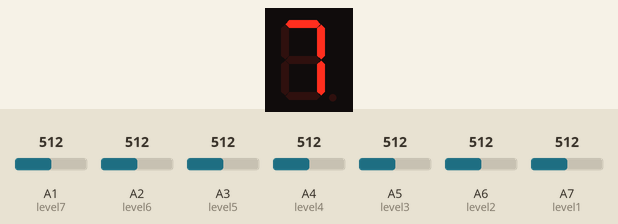
Bench run of a sketch on a simulated Arduino Nano, built with avr-gcc and run on an emulated ATmega328P. Shown: 1-digit seven-segment display. Wiring (inferred from the names in the program): 1-digit 7-segment display, segments lit when HIGH: segments pin 8, pin 7, pin 6, pin 5, pin 4, pin 3, pin 2. Inputs (shaded band) come from the test bench; at power-on: A1 (level7) = 512, A2 (level6) = 512, A3 (level5) = 512, A4 (level4) = 512, A5 (level3) = 512, A6 (level2) = 512, A7 (level1) = 512. The segment pins are drawn as the display they are named for.

Above: at 0.1 s.
At 9.1 s:
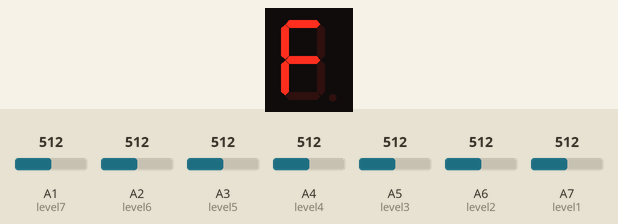
At 10.7 s:
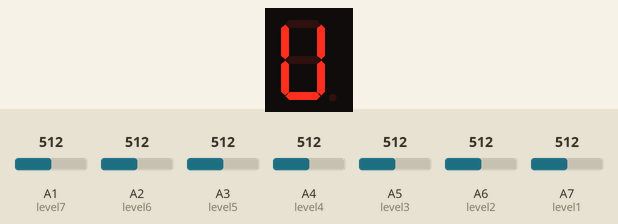
At 30.5 s:
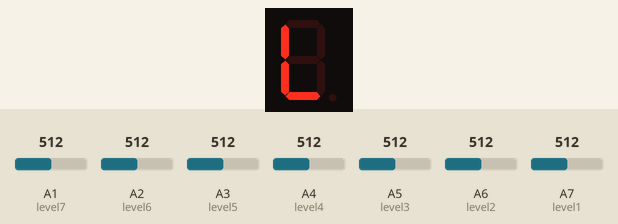

Measured:
- what the display in image 1 shows lasts 1.2 s, from 9.0 s to 10.2 s
- what the display in image 3 shows lasts 2.0 s, from 30.4 s to 32.4 s

The sketch:

Water_Level_Indicator_7_Segment_Display.ino
```cpp
//  Water Level Indicator using Arduio and Seven Segment Display  by


//   Copy this whole page/code and paste it on Arduino IDE on your PC


int level1=A7;
int level2=A6;
int level3=A5;
int level4=A4;
int level5=A3;
int level6=A2;
int level7=A1; //defining to which pin of Arduino the level sensor are connected

int leda=8;
int ledb=7;
int ledc=6;
int ledd=5;
int lede=4;
int ledf=3;
int ledg=2; // defining to which pin of Arduino, the pins of Seven segment display are connected_ example_ pin 'a' of Seven segment display is connected to pin D8 of Arduino, which can be changed if required.


int a;
int b;
int c;
int d;
int e;
int f;
int g;
int z=150; // If circuit is not displaying correct digit then adjust this value from 100 to 1023 .


void setup(){

  pinMode(level1,INPUT);
  pinMode(level2,INPUT);
  pinMode(level3,INPUT);
  pinMode(level4,INPUT);
  pinMode(level5,INPUT);
  pinMode(level6,INPUT);
  pinMode(level7,INPUT);  // defining input pins


   pinMode( leda, OUTPUT);
   pinMode( ledb, OUTPUT);
   pinMode( ledc, OUTPUT);
   pinMode( ledd, OUTPUT);
   pinMode( lede, OUTPUT);
   pinMode( ledf, OUTPUT);
   pinMode( ledg, OUTPUT);  // defining output pins

}

void loop(){

  a=analogRead(level1);
  b=analogRead(level2);
  c=analogRead(level3);
  d=analogRead(level4);
  e=analogRead(level5);
  f=analogRead(level6);
  g=analogRead(level7);

if(g>z && f>z && e>z && d>z && c>z && b>z && a>z )


   {

        digitalWrite( leda, HIGH);
        digitalWrite( ledb, HIGH);
        digitalWrite( ledc, HIGH);
        digitalWrite( ledd, LOW);
        digitalWrite( lede, LOW);
        digitalWrite( ledf, LOW);
        digitalWrite( ledg, LOW);  // to print 7

        delay( 8000 );

        digitalWrite( leda, LOW);
        digitalWrite( ledb, LOW);
        digitalWrite( ledc, LOW);
        digitalWrite( ledd, LOW);
        digitalWrite( lede, LOW);
        digitalWrite( ledf, LOW);
        digitalWrite( ledg, LOW);  // to blank the display

        delay( 1000 );

        digitalWrite( leda, HIGH);
        digitalWrite( ledb, LOW);
        digitalWrite( ledc, LOW);
        digitalWrite( ledd, LOW);
        digitalWrite( lede, HIGH);
        digitalWrite( ledf, HIGH);
        digitalWrite( ledg, HIGH);  // to print F

        delay( 1200 );

        digitalWrite( leda, LOW);
        digitalWrite( ledb, LOW);
        digitalWrite( ledc, LOW);
        digitalWrite( ledd, LOW);
        digitalWrite( lede, LOW);
        digitalWrite( ledf, LOW);
        digitalWrite( ledg, LOW);  //  to blank the display


        delay( 400 );

        digitalWrite( leda, LOW);
        digitalWrite( ledb, HIGH);
        digitalWrite( ledc, HIGH);
        digitalWrite( ledd, HIGH);
        digitalWrite( lede, HIGH);
        digitalWrite( ledf, HIGH);
        digitalWrite( ledg, LOW); // to print U

        delay( 1200 );

        digitalWrite( leda, LOW);
        digitalWrite( ledb, LOW);
        digitalWrite( ledc, LOW);
        digitalWrite( ledd, LOW);
        digitalWrite( lede, LOW);
        digitalWrite( ledf, LOW);
        digitalWrite( ledg, LOW);  //  to blank the display


        delay( 400 );

        digitalWrite( leda, LOW);
        digitalWrite( ledb, LOW);
        digitalWrite( ledc, LOW);
        digitalWrite( ledd, HIGH);
        digitalWrite( lede, HIGH);
        digitalWrite( ledf, HIGH);
        digitalWrite( ledg, LOW); // to print L

        delay( 1200);

        digitalWrite( leda, LOW);
        digitalWrite( ledb, LOW);
        digitalWrite( ledc, LOW);
        digitalWrite( ledd, LOW);
        digitalWrite( lede, LOW);
        digitalWrite( ledf, LOW);
        digitalWrite( ledg, LOW);  // to display blank

        delay( 400 );

        digitalWrite( leda, LOW);
        digitalWrite( ledb, LOW);
        digitalWrite( ledc, LOW);
        digitalWrite( ledd, HIGH);
        digitalWrite( lede, HIGH);
        digitalWrite( ledf, HIGH);
        digitalWrite( ledg, LOW); // to print L

        delay( 2000 );

        digitalWrite( leda, LOW);
        digitalWrite( ledb, LOW);
        digitalWrite( ledc, LOW);
        digitalWrite( ledd, LOW);
        digitalWrite( lede, LOW);
        digitalWrite( ledf, LOW);
        digitalWrite( ledg, LOW);  // to display blank

        delay( 800 );


        }
else
  {
  if(g<z && f>z && e>z && d>z && c>z && b>z && a>z )
  {
        digitalWrite( leda, HIGH);
        digitalWrite( ledb, LOW);
        digitalWrite( ledc, HIGH);
        digitalWrite( ledd, HIGH);
        digitalWrite( lede, HIGH);
        digitalWrite( ledf, HIGH);
        digitalWrite( ledg, HIGH);  // to print 6

        }
        else
  {
  if(g<z && f<z && e>z && d>z && c>z && b>z && a>z )
  {
        digitalWrite( leda, HIGH);
        digitalWrite( ledb, LOW);
        digitalWrite( ledc, HIGH);
        digitalWrite( ledd, HIGH);
        digitalWrite( lede, LOW);
        digitalWrite( ledf, HIGH);
        digitalWrite( ledg, HIGH);  // to print 5

        }
        else
  {
  if(g<z && f<z && e<z && d>z && c>z && b>z && a>z )
  {
        digitalWrite( leda, LOW);
        digitalWrite( ledb, HIGH);
        digitalWrite( ledc, HIGH);
        digitalWrite( ledd, LOW);
        digitalWrite( lede, LOW);
        digitalWrite( ledf, HIGH);
        digitalWrite( ledg, HIGH);  // to print 4

        }
        else
  {
  if(g<z && f<z && e<z && d<z && c>z && b>z && a>z )
  {
        digitalWrite( leda, HIGH);
        digitalWrite( ledb, HIGH);
        digitalWrite( ledc, HIGH);
        digitalWrite( ledd, HIGH);
        digitalWrite( lede, LOW);
        digitalWrite( ledf, LOW);
        digitalWrite( ledg, HIGH);  // to print 3

        }
        else
  {
  if(g<z && f<z && e<z && d<z && c<z && b>z && a>z )
  {
        digitalWrite( leda, HIGH);
        digitalWrite( ledb, HIGH);
        digitalWrite( ledc, LOW);
        digitalWrite( ledd, HIGH);
        digitalWrite( lede, HIGH);
        digitalWrite( ledf, LOW);
        digitalWrite( ledg, HIGH);  // to print 2


        }
        else
  {
  if(g<z && f<z && e<z && d<z && c<z && b<z && a>z )
  {
        digitalWrite( leda, LOW);
        digitalWrite( ledb, HIGH);
        digitalWrite( ledc, HIGH);
        digitalWrite( ledd, LOW);
        digitalWrite( lede, LOW);
        digitalWrite( ledf, LOW);
        digitalWrite( ledg, LOW);  // to print 1


        }
        else
  {
  if(g<z && f<z && e<z && d<z && c<z && b<z && a<z )
  {
        digitalWrite( leda, HIGH);
        digitalWrite( ledb, HIGH);
        digitalWrite( ledc, HIGH);
        digitalWrite( ledd, HIGH);
        digitalWrite( lede, HIGH);
        digitalWrite( ledf, HIGH);
        digitalWrite( ledg, LOW);  // to print 0

        delay( 100 );


        }

}

}


  }  }}  }}}
```
